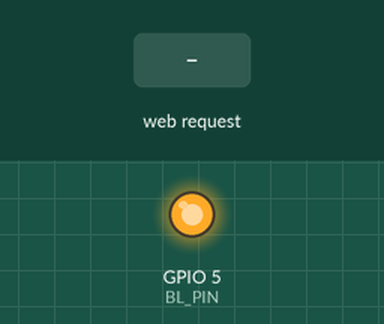
Recording of a program running on a simulated ESP8266 (NodeMCU). Parts: output pins drawn as LEDs (lit = HIGH). The test bench sets the inputs (shaded band). WiFi joins after 1.5 s; servers stay silent unless stated.

Above: at 2.7 s.
2.8 s: HTTP request GET /brt?v=1 received
At 3.4 s:
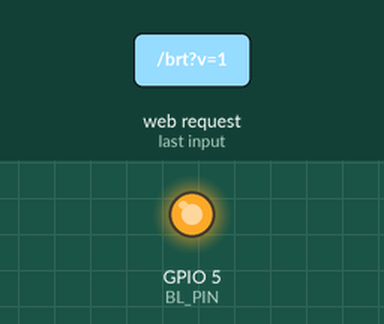
4.3 s: HTTP request GET /brt?v=120 received
At 4.6 s:
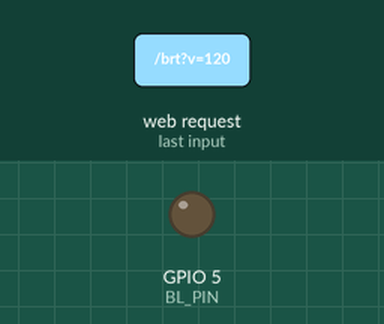
5.8 s: HTTP request GET /brt?v=1&d=1&n=1 received
At 6.9 s:
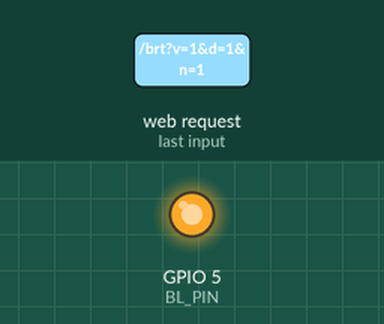
7.3 s: HTTP request GET /brt?v=120&d=120&n=120 received
At 8.1 s:
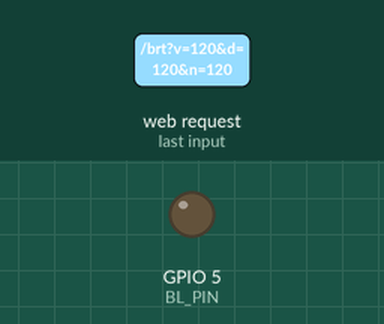
Timing chart, 0 to 9.8 s (numbered marks = the images above; inputs shaded):
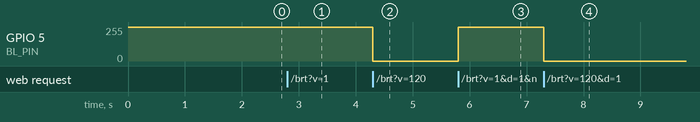

The program:

main.cpp
```cpp
// Claude Display – Firmware für GeekMagic SmallTV-Ultra
//
// Port 80:   GET  /            Status als JSON
//            GET  /brt?v=0-100 Helligkeit
//            POST /update      Firmware-Update (Formularfeld "firmware")
// Port 7777: Pixel-Server für bis zu 3 Rechner (Protokoll siehe serveClient()).
//
// Rührt Dateisystem und EEPROM der Original-Firmware nicht an.

#include <Arduino.h>
#include <ESP8266WiFi.h>
#include <ESP8266WebServer.h>
#include <ESP8266HTTPUpdateServer.h>
#include <ESP8266mDNS.h>
#include <WiFiManager.h>

#ifdef STAGE_MINIMAL
#define STAGE "minimal"
#else
#define STAGE "display"
#include <SPI.h>
#include <TFT_eSPI.h>
#include <time.h>
#include "assets.h"
TFT_eSPI tft;
WiFiServer pixServer(7777);
#endif

#define BL_PIN 5          // Hintergrundlicht, active-low
#define AP_NAME "Claude-Display-Setup"
#define FW_VERSION "1.1"

ESP8266WebServer web(80);
ESP8266HTTPUpdateServer updater;
int brightness = 60;
uint32_t frames = 0;
uint32_t ownerId = 0, ownerSeen = 0;   // aktueller Besitzer des Displays
uint8_t ownerPrio = 0;
bool standalone = false;                // Display zeichnet selbst die Uhr

void setBrightness(int pct) {
  brightness = constrain(pct, 0, 100);
  analogWrite(BL_PIN, 1023 - (brightness * 1023) / 100);
}

void showStatus(const String &line1, const String &line2) {
#ifndef STAGE_MINIMAL
  tft.fillScreen(TFT_BLACK);
  tft.setTextDatum(MC_DATUM);
  tft.setTextColor(0xDBCA /* Claude-Orange */, TFT_BLACK);
  tft.drawString("Claude Display", 120, 90, 4);
  tft.setTextColor(TFT_WHITE, TFT_BLACK);
  tft.drawString(line1, 120, 135, 2);
  tft.setTextColor(0x8C51, TFT_BLACK);
  tft.drawString(line2, 120, 160, 2);
#else
  (void)line1; (void)line2;
#endif
}

void handleRoot() {
  String j = "{\"fw\":\"" FW_NAME "\",\"stage\":\"" STAGE "\"";
  j += ",\"ip\":\"" + WiFi.localIP().toString() + "\"";
  j += ",\"rssi\":" + String(WiFi.RSSI());
  j += ",\"heap\":" + String(ESP.getFreeHeap());
  j += ",\"uptime\":" + String(millis() / 1000);
  j += ",\"brt\":" + String(brightness);
  j += ",\"frames\":" + String(frames);
  j += ",\"free_sketch\":" + String(ESP.getFreeSketchSpace());
  j += ",\"ver\":\"" FW_VERSION "\"";
#ifndef STAGE_MINIMAL
  j += ",\"owner\":" + String(ownerId) + ",\"owner_prio\":" + String(ownerPrio);
  j += ",\"mode\":\"" + String(standalone ? "uhr" : "rechner") + "\"";
#endif
  j += ",\"mac\":\"" + WiFi.macAddress() + "\"";
  j += ",\"reset\":\"" + ESP.getResetInfo() + "\"";
  j += "}";
  web.send(200, "application/json", j);
}

// Helligkeitsplan für die Zeit ohne Rechner (nur im RAM, Standard 60 % / 8 % von 22 bis 7 Uhr)
int dayBrt = 60, nightBrt = 8, nightStart = 22, nightEnd = 7;

int scheduledBrightness(int hour) {
  bool night = nightStart > nightEnd ? (hour >= nightStart || hour < nightEnd)
                                     : (hour >= nightStart && hour < nightEnd);
  return night ? nightBrt : dayBrt;
}

// GET /brt?v=60[&d=60&n=8&ns=22&ne=7]
void handleBrt() {
  if (web.hasArg("v")) setBrightness(web.arg("v").toInt());
  if (web.hasArg("d")) dayBrt = constrain(web.arg("d").toInt(), 0, 100);
  if (web.hasArg("n")) nightBrt = constrain(web.arg("n").toInt(), 0, 100);
  if (web.hasArg("ns")) nightStart = constrain(web.arg("ns").toInt(), 0, 23);
  if (web.hasArg("ne")) nightEnd = constrain(web.arg("ne").toInt(), 0, 23);
  handleRoot();
}

#ifndef STAGE_MINIMAL
// GET /cmd?c=26&d=01&w=10  -> rohes Kommando an den ST7789 (Hex), optional Wartezeit in ms.
// Zum Abstimmen von Gamma/Spannungen ohne neu zu flashen.
void handleCmd() {
  if (!web.hasArg("c")) { web.send(400, "text/plain", "c fehlt"); return; }
  uint8_t c = strtol(web.arg("c").c_str(), nullptr, 16);
  String d = web.arg("d");
  tft.writecommand(c);
  for (unsigned i = 0; i + 1 < d.length(); i += 2)
    tft.writedata(strtol(d.substring(i, i + 2).c_str(), nullptr, 16));
  if (web.hasArg("w")) delay(constrain(web.arg("w").toInt(), 0, 500));
  web.send(200, "text/plain", "ok");
}

// SPI.writeBytes liest 32-Bit-weise: Puffer müssen auf 4 Bytes ausgerichtet sein
static uint8_t pixBuf[1460] __attribute__((aligned(4)));

// ---- Eigenständige Uhr -----------------------------------------------------
// Sendet 15 s lang kein Rechner, zeichnet das Display selbst Uhrzeit und Datum
// (Zeit vom Internet-Zeitserver) in den Theme-Farben, die ihm die App schickt.
// Ein Rechner, der danach wieder sendet, muss mit einem Vollbild beginnen.
#define HOST_TIMEOUT_MS 15000
bool hostEver = false;
uint32_t lastHostMs = 0;
int shownMin = -1, shownDay = -1, shownBrtHour = -1;
static const char *WTAG[] = {"Sonntag", "Montag", "Dienstag", "Mittwoch", "Donnerstag", "Freitag", "Samstag"};
static const char *MONAT[] = {"Januar", "Februar", "März", "April", "Mai", "Juni", "Juli", "August",
                              "September", "Oktober", "November", "Dezember"};

// Theme (nur im RAM; Standard = Vorlage "Neon"). Farben als 24-Bit-RGB.
struct Theme {
  uint32_t accent = 0x5B8CFF, accent2 = 0xB06BFF, text = 0xEEF1FF, muted = 0x9AA3C7, dim = 0x646C90, edge = 0x3A3F5C;
  uint8_t logo = 0;               // 0 Ring, 1 Stern, 2 Punkt, 3 keins
  char title[40] = "Claude Code";
} theme;

uint16_t c565(uint32_t rgb) { return tft.color565(rgb >> 16, (rgb >> 8) & 255, rgb & 255); }

uint32_t lerp(uint32_t a, uint32_t b, float t) {
  auto ch = [&](int s) { return (uint32_t)(((a >> s) & 255) + (((int)((b >> s) & 255) - (int)((a >> s) & 255)) * t)) << s; };
  return ch(16) | ch(8) | ch(0);
}

void hostSeen() {
  lastHostMs = millis();
  hostEver = true;
  standalone = false;
}

// nächstes Unicode-Zeichen aus UTF-8
uint16_t nextCp(const char *&s) {
  uint8_t c = *s++;
  if (c < 0x80) return c;
  if ((c & 0xE0) == 0xC0 && *s) return ((c & 0x1F) << 6) | (*s++ & 0x3F);
  if ((c & 0xF0) == 0xE0 && s[0] && s[1]) { uint16_t v = ((c & 0x0F) << 12) | ((s[0] & 0x3F) << 6) | (s[1] & 0x3F); s += 2; return v; }
  while ((*s & 0xC0) == 0x80) s++;
  return '?';
}

bool findGlyph(const GFont &f, uint16_t cp, Glyph &g) {
  for (uint16_t i = 0; i < f.count; i++) {
    memcpy_P(&g, &f.glyphs[i], sizeof(Glyph));
    if (g.cp == cp) return true;
  }
  return false;
}

void palette(uint32_t rgb, uint16_t pal[16]) {
  for (int a = 0; a < 16; a++) pal[a] = c565(lerp(0, rgb, a / 15.0f));
}

// SPI.writeBytes liest 32-Bit-weise: Puffer müssen auf 4 Bytes ausgerichtet sein
static uint8_t row[480] __attribute__((aligned(4)));

// Text auf der Grundlinie des Fonts in den Streifen [y0, y1) zeichnen (Streifen wird gelöscht).
// xLeft < 0 = zentriert; maxW begrenzt die Breite (Rest wird weggelassen).
void drawText(const GFont &f, const char *text, uint32_t color, int y0, int y1, int xLeft = -1, int maxW = 240) {
  Glyph gl[40]; int gx[40]; int n = 0, pen = 0;
  for (const char *p = text; *p && n < 40;) {
    Glyph g;
    if (!findGlyph(f, nextCp(p), g)) continue;
    if (pen + g.adv > maxW) break;
    gl[n] = g; gx[n] = pen; pen += g.adv; n++;
  }
  int left = xLeft < 0 ? (240 - pen) / 2 : xLeft;
  uint16_t pal[16];
  palette(color, pal);
  tft.startWrite();
  tft.setAddrWindow(0, y0, 240, y1 - y0);
  for (int y = y0; y < y1; y++) {
    memset(row, 0, sizeof(row));
    for (int i = 0; i < n; i++) {
      const Glyph &g = gl[i];
      int gy = y - (f.baseline + g.y0);
      if (gy < 0 || gy >= g.h) continue;
      int rowBytes = (g.w + 1) / 2;
      for (int x = 0; x < g.w; x++) {
        uint8_t b = pgm_read_byte(f.bits + g.off + gy * rowBytes + x / 2);
        uint8_t a = (x & 1) ? (b & 15) : (b >> 4);
        int px = left + gx[i] + g.x0 + x;
        if (!a || px < 0 || px >= 240) continue;
        row[px * 2] = pal[a] >> 8; row[px * 2 + 1] = pal[a] & 0xFF;
      }
    }
    SPI.writeBytes(row, 480);
  }
  tft.endWrite();
}

// fertige Textmaske zentriert zeichnen (nur ihr eigenes Rechteck)
void drawMask(const AMask &m, uint32_t color) {
  uint16_t pal[16];
  palette(color, pal);
  int x0 = (240 - m.w) / 2, rowBytes = (m.w + 1) / 2;
  tft.startWrite();
  tft.setAddrWindow(x0, m.y, m.w, m.h);
  for (int y = 0; y < m.h; y++) {
    for (int x = 0; x < m.w; x++) {
      uint8_t b = pgm_read_byte(m.bits + y * rowBytes + x / 2);
      uint8_t a = (x & 1) ? (b & 15) : (b >> 4);
      row[x * 2] = pal[a] >> 8; row[x * 2 + 1] = pal[a] & 0xFF;
    }
    SPI.writeBytes(row, m.w * 2);
  }
  tft.endWrite();
}

void drawLogo(int cx, int cy) {
  switch (theme.logo) {
    case 0:   // Ring mit Farbverlauf
      for (int i = 0; i < 12; i++)
        tft.drawSmoothArc(cx, cy, 9, 6, i * 30, i * 30 + 31, c565(lerp(theme.accent, theme.accent2, i / 11.0f)), TFT_BLACK, false);
      break;
    case 1:   // Stern
      for (int k = 0; k < 12; k++) {
        float a = k * PI / 6, len = (k % 2 == 0) ? 9.5f : 6.5f;
        tft.drawWideLine(cx + cosf(a) * 1.7f, cy + sinf(a) * 1.7f, cx + cosf(a) * len, cy + sinf(a) * len, 2.1f, c565(theme.accent), TFT_BLACK);
      }
      tft.fillSmoothCircle(cx, cy, 2, c565(theme.accent), TFT_BLACK);
      break;
    case 2:   // Punkt
      tft.fillSmoothCircle(cx, cy, 6, c565(lerp(0, theme.accent, 0.3f)), TFT_BLACK);
      tft.fillSmoothCircle(cx, cy, 4, c565(theme.accent), TFT_BLACK);
      break;
    default:
      break;
  }
}

void drawStandaloneFrame() {
  tft.fillScreen(TFT_BLACK);
  drawText(FONT_TITLE, theme.title, theme.text, 4, 32, theme.logo == 3 ? 10 : 33, theme.logo == 3 ? 220 : 197);
  drawLogo(17, 18);
  tft.drawSmoothRoundRect(120 - PILL_W / 2, 146, 15, 14, PILL_W, 30, c565(theme.edge), TFT_BLACK);
  drawMask(MASK_PILL, theme.muted);
  drawMask(MASK_HINT1, theme.dim);
  drawMask(MASK_HINT2, theme.dim);
  shownMin = shownDay = shownBrtHour = -1;
}

void handleStandalone() {
  time_t now = time(nullptr);
  if (now < 1700000000) return;                                   // Zeit noch nicht da
  if (hostEver && millis() - lastHostMs < HOST_TIMEOUT_MS) return;  // ein Rechner zeichnet
  struct tm t;
  localtime_r(&now, &t);
  if (!standalone) {
    standalone = true;
    ownerId = 0;                    // wer wiederkommt, muss ein Vollbild schicken
    drawStandaloneFrame();
  }
  if (t.tm_min != shownMin) {
    char buf[8];
    snprintf(buf, sizeof(buf), "%02d:%02d", t.tm_hour, t.tm_min);
    drawText(FONT_CLOCK, buf, theme.text, 34, 112);
    shownMin = t.tm_min;
  }
  if (t.tm_mday != shownDay) {
    char buf[48];
    snprintf(buf, sizeof(buf), "%s, %d. %s", WTAG[t.tm_wday], t.tm_mday, MONAT[t.tm_mon]);
    drawText(FONT_DATE, buf, theme.muted, 112, 140);
    shownDay = t.tm_mday;
  }
  if (t.tm_hour != shownBrtHour) {
    setBrightness(scheduledBrightness(t.tm_hour));
    shownBrtHour = t.tm_hour;
  }
}

// GET /theme?a=5B8CFF&b=B06BFF&t=…&m=…&d=…&e=…&logo=0&title=Claude%20Code
void handleTheme() {
  auto hex = [](const char *k, uint32_t &v) { if (web.hasArg(k)) v = strtoul(web.arg(k).c_str(), nullptr, 16) & 0xFFFFFF; };
  hex("a", theme.accent); hex("b", theme.accent2); hex("t", theme.text);
  hex("m", theme.muted); hex("d", theme.dim); hex("e", theme.edge);
  if (web.hasArg("logo")) theme.logo = constrain(web.arg("logo").toInt(), 0, 3);
  if (web.hasArg("title")) strlcpy(theme.title, web.arg("title").c_str(), sizeof(theme.title));
  if (standalone) drawStandaloneFrame();
  web.send(200, "text/plain", "ok");
}

// ---- Mehrere Rechner teilen sich das Display -------------------------------
// Jeder Rechner hat eine ID und eine Priorität (2 = aktive Claude-Sitzung,
// 1 = Leerlauf). Angenommen wird ein Rahmen, wenn er vom aktuellen Besitzer
// kommt, der Besitzer seit LEASE_MS schweigt oder die Priorität höher ist.
// Ein neuer Besitzer muss mit einem Vollbild beginnen.
#define MAX_CLIENTS 3
#define LEASE_MS 5000
#define CLIENT_IDLE_MS 20000   // Rechner schicken jede Sekunde etwas – länger Stille = tote Verbindung
WiFiClient clients[MAX_CLIENTS];
uint32_t clientSeen[MAX_CLIENTS];

// liest genau n Bytes oder bricht nach Timeout ab
bool readExact(WiFiClient &c, uint8_t *dst, size_t n) {
  uint32_t t0 = millis();
  while (n) {
    int a = c.available();
    if (a <= 0) {
      if (!c.connected() || millis() - t0 > 3000) return false;
      delay(0);
      continue;
    }
    int r = c.read(dst, min((size_t)a, n));
    if (r > 0) { dst += r; n -= r; t0 = millis(); }
  }
  return true;
}

// Pixeldaten an den Bildschirm (draw=true) oder verwerfen
bool streamPixels(WiFiClient &c, uint32_t remaining, bool draw) {
  uint32_t t0 = millis();
  while (remaining) {
    int a = c.available();
    if (a <= 0) {
      if (!c.connected() || millis() - t0 > 3000) return false;
      delay(0);
      continue;
    }
    size_t n = min((uint32_t)a, min(remaining, (uint32_t)sizeof(pixBuf)));
    n = c.read(pixBuf, n);
    if (n) {
      // Bytes unverändert per SPI weiterreichen. Nicht tft.pushColors(): das
      // teilt die Länge durch 2 und verliert bei ungeraden Paketen ein Byte.
      if (draw) SPI.writeBytes(pixBuf, n);
      remaining -= n;
      t0 = millis();
    }
  }
  return true;
}

// 'K' = angenommen, 'B' = besetzt, 'R' = erst ein Vollbild schicken
char arbitrate(uint32_t id, uint8_t prio, bool full) {
  bool leaseValid = ownerId && millis() - ownerSeen < LEASE_MS;
  if (id == ownerId || !leaseValid || prio > ownerPrio) {
    if (id != ownerId && !full) return 'R';
    ownerId = id; ownerPrio = prio; ownerSeen = millis();
    hostSeen();
    return 'K';
  }
  return 'B';
}

// Protokoll:
//  'P' x y w h + Pixel              (alt, ID 1 / Priorität 2)
//  'Q' id[4] prio x y w h + Pixel   Rechteck, Koordinaten uint16 big-endian
//  'H' id[4] prio                   Lebenszeichen ohne Bildänderung
void serveClient(WiFiClient &c) {
  while (c.available() > 0) {
    int t = c.peek();
    size_t need = t == 'P' ? 9 : t == 'Q' ? 14 : t == 'H' ? 6 : 0;
    if (!need) { c.stop(); return; }
    if ((size_t)c.available() < need) return;
    uint8_t h[14];
    if (!readExact(c, h, need)) { c.stop(); return; }
    uint32_t id = 1; uint8_t prio = 2; uint8_t *r = h + 1;
    if (t != 'P') {
      id = (uint32_t)h[1] << 24 | (uint32_t)h[2] << 16 | (uint32_t)h[3] << 8 | h[4];
      prio = h[5]; r = h + 6;
    }
    if (t == 'H') {
      char v = (id == ownerId || !(ownerId && millis() - ownerSeen < LEASE_MS) || prio > ownerPrio)
                   ? (id == ownerId ? 'K' : 'R') : 'B';
      if (v == 'K') { ownerPrio = prio; ownerSeen = millis(); hostSeen(); }
      c.write((uint8_t)v);
      continue;
    }
    uint16_t x = r[0] << 8 | r[1], y = r[2] << 8 | r[3];
    uint16_t w = r[4] << 8 | r[5], hh = r[6] << 8 | r[7];
    if (!w || !hh || x + w > 240 || y + hh > 240) { c.stop(); return; }
    char v = arbitrate(id, prio, x == 0 && y == 0 && w == 240 && hh == 240);
    if (v == 'K') {
      tft.startWrite();
      tft.setAddrWindow(x, y, w, hh);
    }
    bool ok = streamPixels(c, (uint32_t)w * hh * 2, v == 'K');
    if (v == 'K') { tft.endWrite(); frames++; }
    if (!ok) { c.stop(); return; }
    c.write((uint8_t)v);
  }
}

void handlePixels() {
  uint32_t now = millis();
  // Verbindungen, die abgerissen sind, ohne dass es das Display merkt (Rechner
  // schläft, WLAN weg), würden sonst die Plätze dauerhaft belegen.
  for (int i = 0; i < MAX_CLIENTS; i++)
    if (clients[i] && clients[i].connected() && now - clientSeen[i] > CLIENT_IDLE_MS) clients[i].stop();
  WiFiClient n = pixServer.accept();
  if (n) {
    n.setNoDelay(true);
    n.keepAlive(10, 5, 3);     // tote Gegenstelle nach etwa 25 s erkennen
    int slot = -1;
    for (int i = 0; i < MAX_CLIENTS; i++)
      if (!clients[i] || !clients[i].connected()) { slot = i; break; }
    if (slot < 0) {
      // alles belegt: die am längsten stille Verbindung weicht – der Neue ist sicher lebendig
      slot = 0;
      for (int i = 1; i < MAX_CLIENTS; i++)
        if (now - clientSeen[i] > now - clientSeen[slot]) slot = i;
      clients[slot].stop();
    }
    clients[slot] = n;
    clientSeen[slot] = now;
  }
  for (int i = 0; i < MAX_CLIENTS; i++)
    if (clients[i] && clients[i].connected()) {
      if (clients[i].available() > 0) clientSeen[i] = millis();
      serveClient(clients[i]);
    }
}

// WLAN-Wächter: das ESP verbindet sich meist selbst neu; hängt es trotzdem, nachhelfen
uint32_t wifiLostMs = 0;
bool wifiKicked = false;
void watchWifi() {
  if (WiFi.status() == WL_CONNECTED) { wifiLostMs = 0; wifiKicked = false; return; }
  uint32_t now = millis();
  if (!wifiLostMs) { wifiLostMs = now; return; }
  if (!wifiKicked && now - wifiLostMs > 30000) { WiFi.reconnect(); wifiKicked = true; }
  if (now - wifiLostMs > 300000) ESP.restart();   // 5 Minuten ohne WLAN: sauber neu starten
}
#endif

void setup() {
  Serial.begin(115200);
  analogWriteRange(1023);
  pinMode(BL_PIN, OUTPUT);
#ifdef STAGE_MINIMAL
  digitalWrite(BL_PIN, HIGH);   // Licht aus – Stufe 1 hat keine Anzeige
#else
  tft.init();
  // Die Spannungs-/Gamma-Werte von TFT_eSPI passen nicht zu diesem Panel
  // (dunkle Töne leuchten, Grünstich). Darum Controller auf Werkswerte
  // zurücksetzen und nur das Nötigste wieder einschalten.
  tft.writecommand(0x01); delay(150);          // Software-Reset
  tft.writecommand(0x11); delay(150);          // Sleep out
  tft.writecommand(0x3A); tft.writedata(0x55); // 16 Bit pro Pixel
  tft.writecommand(0x36); tft.writedata(0x00); // Ausrichtung
  tft.writecommand(0xC0); tft.writedata(0x0C); // LCMCTRL: Werkswert 0x2C vertauscht Rot/Blau
  tft.writecommand(0x13);                      // Normalmodus
  tft.writecommand(0x29); delay(50);           // Display an
  tft.setRotation(0);
  tft.invertDisplay(true);
  tft.fillScreen(TFT_BLACK);
  setBrightness(60);
  showStatus("Verbinde mit WLAN ...", "");
#endif

  WiFi.mode(WIFI_STA);
  WiFi.hostname("claude-display");
  WiFiManager wm;
  wm.setConfigPortalTimeout(300);
  wm.setAPCallback([](WiFiManager *) {
    showStatus("WLAN einrichten:", AP_NAME);
  });
  if (!wm.autoConnect(AP_NAME)) ESP.restart();
  // Kein WLAN-Stromsparen: sonst kommen Bilder verzögert an oder Verbindungen reißen ab
  WiFi.setSleepMode(WIFI_NONE_SLEEP);
  WiFi.setAutoReconnect(true);

  MDNS.begin("claude-display");
#ifndef STAGE_MINIMAL
  // Uhrzeit für die eigenständige Uhr (Mitteleuropa mit Sommerzeit)
  configTime("CET-1CEST,M3.5.0,M10.5.0/3", "pool.ntp.org", "time.cloudflare.com");
#endif
  updater.setup(&web, "/update");
  web.on("/", handleRoot);
  web.on("/brt", handleBrt);
#ifndef STAGE_MINIMAL
  web.on("/theme", handleTheme);
#endif
#ifndef STAGE_MINIMAL
  web.on("/cmd", handleCmd);
#endif
  web.begin();
  MDNS.addService("http", "tcp", 80);
#ifndef STAGE_MINIMAL
  pixServer.begin();
  pixServer.setNoDelay(true);
  showStatus(WiFi.localIP().toString(), "warte auf Daten ...");
#endif
}

void loop() {
  web.handleClient();
  MDNS.update();
#ifndef STAGE_MINIMAL
  handlePixels();
  handleStandalone();
  watchWifi();
#endif
}
```

Measured:
- after the input at 2.8 s, GPIO 5 (BL_PIN): 255/255 → 252/255 at once
- after the input at 4.3 s, GPIO 5 (BL_PIN): 252/255 → 0/255 at once
- after the input at 5.8 s, GPIO 5 (BL_PIN): 0/255 → 252/255 at once
- after the input at 7.3 s, GPIO 5 (BL_PIN): 252/255 → 0/255 at once
